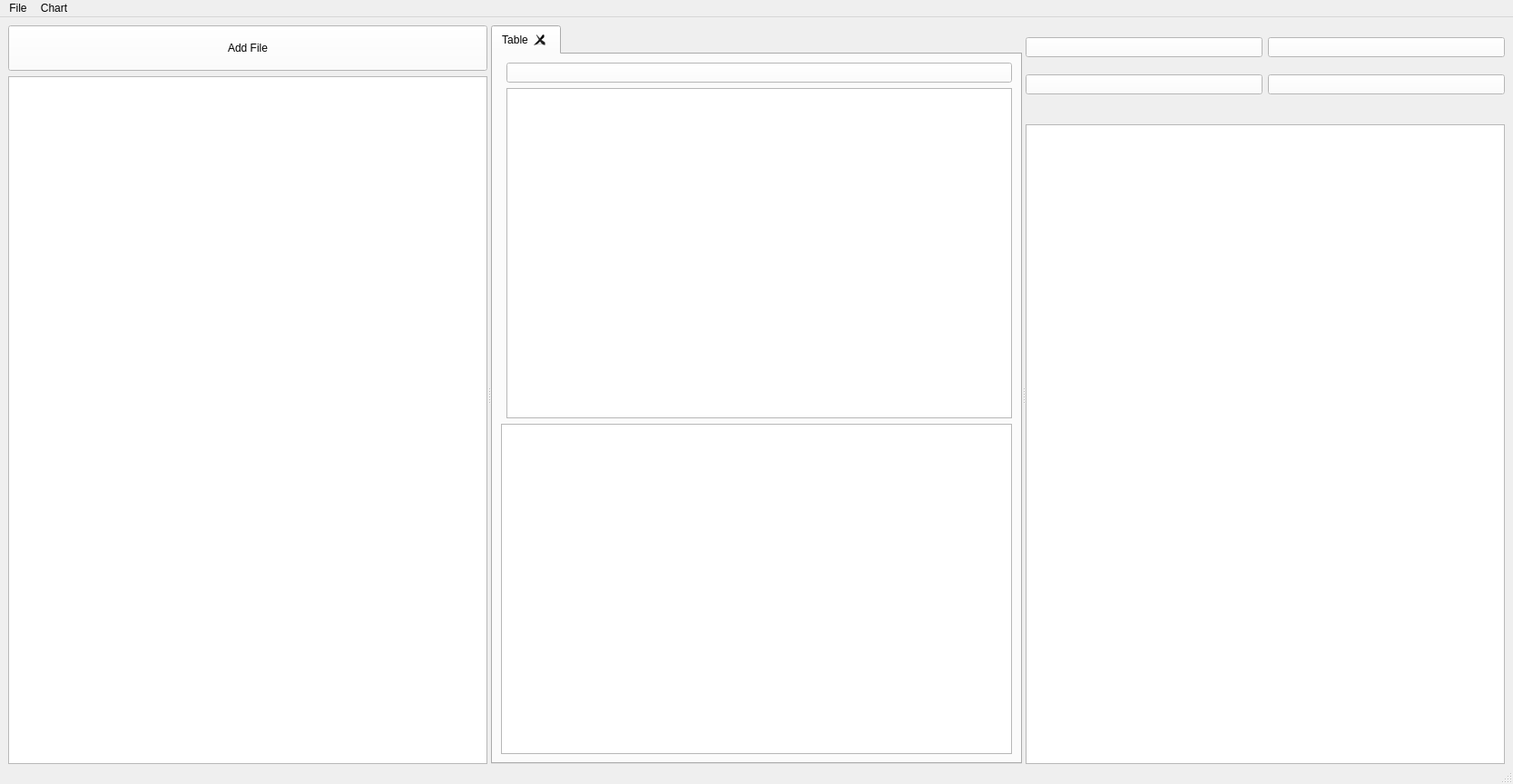
<?xml version="1.0" encoding="UTF-8"?>
<ui version="4.0">
 <class>MainWindow</class>
 <widget class="QMainWindow" name="MainWindow">
  <property name="geometry">
   <rect>
    <x>0</x>
    <y>0</y>
    <width>1667</width>
    <height>864</height>
   </rect>
  </property>
  <property name="maximumSize">
   <size>
    <width>100000</width>
    <height>100000</height>
   </size>
  </property>
  <property name="windowTitle">
   <string>MainWindow</string>
  </property>
  <property name="tabShape">
   <enum>QTabWidget::Triangular</enum>
  </property>
  <property name="unifiedTitleAndToolBarOnMac">
   <bool>false</bool>
  </property>
  <widget class="QWidget" name="centralwidget">
   <layout class="QGridLayout" name="gridLayout">
    <property name="bottomMargin">
     <number>0</number>
    </property>
    <item row="0" column="0" rowspan="2" colspan="2">
     <widget class="QSplitter" name="splitter">
      <property name="orientation">
       <enum>Qt::Horizontal</enum>
      </property>
      <widget class="QWidget" name="layoutWidget">
       <property name="contextMenuPolicy">
        <enum>Qt::DefaultContextMenu</enum>
       </property>
       <layout class="QVBoxLayout" name="leftLayout">
        <property name="sizeConstraint">
         <enum>QLayout::SetDefaultConstraint</enum>
        </property>
        <item>
         <widget class="QPushButton" name="insertButton">
          <property name="minimumSize">
           <size>
            <width>0</width>
            <height>50</height>
           </size>
          </property>
          <property name="maximumSize">
           <size>
            <width>16777215</width>
            <height>16777215</height>
           </size>
          </property>
          <property name="contextMenuPolicy">
           <enum>Qt::DefaultContextMenu</enum>
          </property>
          <property name="styleSheet">
           <string notr="true">font: 63 10pt &quot;Yu Gothic UI Semibold&quot;;
background-color: rgb(255, 255, 255);</string>
          </property>
          <property name="text">
           <string>Add File</string>
          </property>
          <property name="autoDefault">
           <bool>false</bool>
          </property>
          <property name="default">
           <bool>false</bool>
          </property>
          <property name="flat">
           <bool>false</bool>
          </property>
         </widget>
        </item>
        <item>
         <widget class="QListWidget" name="FileList">
          <property name="maximumSize">
           <size>
            <width>16777215</width>
            <height>16777215</height>
           </size>
          </property>
          <property name="font">
           <font>
            <pointsize>11</pointsize>
           </font>
          </property>
          <property name="contextMenuPolicy">
           <enum>Qt::DefaultContextMenu</enum>
          </property>
          <property name="dragDropMode">
           <enum>QAbstractItemView::InternalMove</enum>
          </property>
         </widget>
        </item>
       </layout>
      </widget>
      <widget class="QTabWidget" name="tabWidget">
       <property name="minimumSize">
        <size>
         <width>0</width>
         <height>0</height>
        </size>
       </property>
       <property name="contextMenuPolicy">
        <enum>Qt::CustomContextMenu</enum>
       </property>
       <property name="styleSheet">
        <string notr="true">font: 63 11pt &quot;Yu Gothic UI Semibold&quot;;</string>
       </property>
       <property name="tabShape">
        <enum>QTabWidget::Rounded</enum>
       </property>
       <property name="currentIndex">
        <number>0</number>
       </property>
       <property name="iconSize">
        <size>
         <width>50</width>
         <height>50</height>
        </size>
       </property>
       <property name="elideMode">
        <enum>Qt::ElideNone</enum>
       </property>
       <property name="tabsClosable">
        <bool>true</bool>
       </property>
       <property name="movable">
        <bool>true</bool>
       </property>
       <widget class="QWidget" name="tab_1">
        <property name="styleSheet">
         <string notr="true"/>
        </property>
        <attribute name="title">
         <string>Table</string>
        </attribute>
        <layout class="QGridLayout" name="gridLayout_2">
         <item row="1" column="1">
          <widget class="QListWidget" name="colInfoListWidget">
           <property name="font">
            <font>
             <family>맑은 고딕</family>
             <pointsize>11</pointsize>
             <weight>50</weight>
             <italic>false</italic>
             <bold>false</bold>
            </font>
           </property>
           <property name="contextMenuPolicy">
            <enum>Qt::DefaultContextMenu</enum>
           </property>
           <property name="styleSheet">
            <string notr="true">font: 11pt &quot;맑은 고딕&quot;;</string>
           </property>
           <property name="editTriggers">
            <set>QAbstractItemView::DoubleClicked|QAbstractItemView::EditKeyPressed</set>
           </property>
          </widget>
         </item>
         <item row="0" column="1">
          <widget class="QPushButton" name="addTabBtn">
           <property name="contextMenuPolicy">
            <enum>Qt::DefaultContextMenu</enum>
           </property>
           <property name="styleSheet">
            <string notr="true">background-color: rgb(255, 255, 255);</string>
           </property>
           <property name="text">
            <string/>
           </property>
           <property name="icon">
            <iconset>
             <normaloff>img/플러스.png</normaloff>img/플러스.png</iconset>
           </property>
           <property name="iconSize">
            <size>
             <width>30</width>
             <height>30</height>
            </size>
           </property>
          </widget>
         </item>
         <item row="2" column="0" colspan="2">
          <widget class="QTableWidget" name="tableWidget">
           <property name="contextMenuPolicy">
            <enum>Qt::DefaultContextMenu</enum>
           </property>
          </widget>
         </item>
         <item row="1" column="0">
          <layout class="QVBoxLayout" name="graphLayout"/>
         </item>
        </layout>
       </widget>
      </widget>
      <widget class="QWidget" name="layoutWidget">
       <layout class="QVBoxLayout" name="rightLayout">
        <property name="spacing">
         <number>9</number>
        </property>
        <item>
         <widget class="QWidget" name="chartBtnWidget" native="true">
          <property name="minimumSize">
           <size>
            <width>0</width>
            <height>100</height>
           </size>
          </property>
          <property name="contextMenuPolicy">
           <enum>Qt::DefaultContextMenu</enum>
          </property>
          <layout class="QGridLayout" name="gridLayout_3">
           <property name="leftMargin">
            <number>0</number>
           </property>
           <property name="topMargin">
            <number>0</number>
           </property>
           <property name="rightMargin">
            <number>0</number>
           </property>
           <property name="bottomMargin">
            <number>10</number>
           </property>
           <item row="1" column="0">
            <widget class="QPushButton" name="pieChartBtn">
             <property name="contextMenuPolicy">
              <enum>Qt::DefaultContextMenu</enum>
             </property>
             <property name="styleSheet">
              <string notr="true">background-color: rgb(255, 255, 255);</string>
             </property>
             <property name="text">
              <string/>
             </property>
             <property name="icon">
              <iconset>
               <normaloff>img/파이.png</normaloff>img/파이.png</iconset>
             </property>
             <property name="iconSize">
              <size>
               <width>50</width>
               <height>115</height>
              </size>
             </property>
             <property name="checkable">
              <bool>true</bool>
             </property>
            </widget>
           </item>
           <item row="0" column="0">
            <widget class="QPushButton" name="barGraphBtn">
             <property name="contextMenuPolicy">
              <enum>Qt::DefaultContextMenu</enum>
             </property>
             <property name="styleSheet">
              <string notr="true">background-color: rgb(255, 255, 255);</string>
             </property>
             <property name="text">
              <string/>
             </property>
             <property name="icon">
              <iconset>
               <normaloff>img/막대2.png</normaloff>img/막대2.png</iconset>
             </property>
             <property name="iconSize">
              <size>
               <width>50</width>
               <height>115</height>
              </size>
             </property>
             <property name="checkable">
              <bool>true</bool>
             </property>
            </widget>
           </item>
           <item row="1" column="1">
            <widget class="QPushButton" name="scatterChartBtn">
             <property name="contextMenuPolicy">
              <enum>Qt::DefaultContextMenu</enum>
             </property>
             <property name="styleSheet">
              <string notr="true">background-color: rgb(255, 255, 255);</string>
             </property>
             <property name="text">
              <string/>
             </property>
             <property name="icon">
              <iconset>
               <normaloff>img/산포도.png</normaloff>img/산포도.png</iconset>
             </property>
             <property name="iconSize">
              <size>
               <width>50</width>
               <height>115</height>
              </size>
             </property>
             <property name="checkable">
              <bool>true</bool>
             </property>
            </widget>
           </item>
           <item row="0" column="1">
            <widget class="QPushButton" name="lineGraphBtn">
             <property name="contextMenuPolicy">
              <enum>Qt::DefaultContextMenu</enum>
             </property>
             <property name="styleSheet">
              <string notr="true">background-color: rgb(255, 255, 255);</string>
             </property>
             <property name="text">
              <string/>
             </property>
             <property name="icon">
              <iconset>
               <normaloff>img/꺽은선.png</normaloff>img/꺽은선.png</iconset>
             </property>
             <property name="iconSize">
              <size>
               <width>50</width>
               <height>115</height>
              </size>
             </property>
             <property name="checkable">
              <bool>true</bool>
             </property>
            </widget>
           </item>
          </layout>
         </widget>
        </item>
        <item>
         <widget class="QListWidget" name="cellList">
          <property name="maximumSize">
           <size>
            <width>16777215</width>
            <height>16777215</height>
           </size>
          </property>
          <property name="font">
           <font>
            <family>KoPub돋움체 Bold</family>
            <pointsize>11</pointsize>
            <weight>50</weight>
            <italic>false</italic>
            <bold>false</bold>
           </font>
          </property>
          <property name="contextMenuPolicy">
           <enum>Qt::DefaultContextMenu</enum>
          </property>
          <property name="lineWidth">
           <number>1</number>
          </property>
          <property name="dragDropMode">
           <enum>QAbstractItemView::DragDrop</enum>
          </property>
          <property name="defaultDropAction">
           <enum>Qt::MoveAction</enum>
          </property>
         </widget>
        </item>
       </layout>
      </widget>
     </widget>
    </item>
   </layout>
  </widget>
  <widget class="QMenuBar" name="menubar">
   <property name="geometry">
    <rect>
     <x>0</x>
     <y>0</y>
     <width>1667</width>
     <height>31</height>
    </rect>
   </property>
   <property name="contextMenuPolicy">
    <enum>Qt::DefaultContextMenu</enum>
   </property>
   <property name="nativeMenuBar">
    <bool>false</bool>
   </property>
   <widget class="QMenu" name="menu">
    <property name="title">
     <string>File</string>
    </property>
    <widget class="QMenu" name="menuabsorption">
     <property name="title">
      <string>Absorption</string>
     </property>
     <addaction name="actionFileAbsorption"/>
     <addaction name="actionCellAbsorption"/>
    </widget>
    <addaction name="menuSave"/>
    <addaction name="actionSave"/>
    <addaction name="menuabsorption"/>
    <addaction name="actionSetting"/>
    <addaction name="actionExit"/>
   </widget>
   <widget class="QMenu" name="menuChart">
    <property name="title">
     <string>Chart</string>
    </property>
   </widget>
   <addaction name="menu"/>
   <addaction name="menuChart"/>
  </widget>
  <widget class="QStatusBar" name="statusbar"/>
  <action name="actionSave">
   <property name="text">
    <string>Save as</string>
   </property>
  </action>
  <action name="actionExit">
   <property name="text">
    <string>Exit</string>
   </property>
  </action>
  <action name="menuSave">
   <property name="text">
    <string>Save</string>
   </property>
  </action>
  <action name="actionFile">
   <property name="text">
    <string>File</string>
   </property>
  </action>
  <action name="actionCell">
   <property name="text">
    <string>Cell</string>
   </property>
  </action>
  <action name="actionFileAbsorption">
   <property name="text">
    <string>FileAbsorption</string>
   </property>
  </action>
  <action name="actionCellAbsorption">
   <property name="text">
    <string>CellAbsorption</string>
   </property>
  </action>
  <action name="actionSetting">
   <property name="text">
    <string>Setting</string>
   </property>
  </action>
 </widget>
 <resources>
  <include location="ProjectUI.ui"/>
 </resources>
 <connections/>
</ui>
